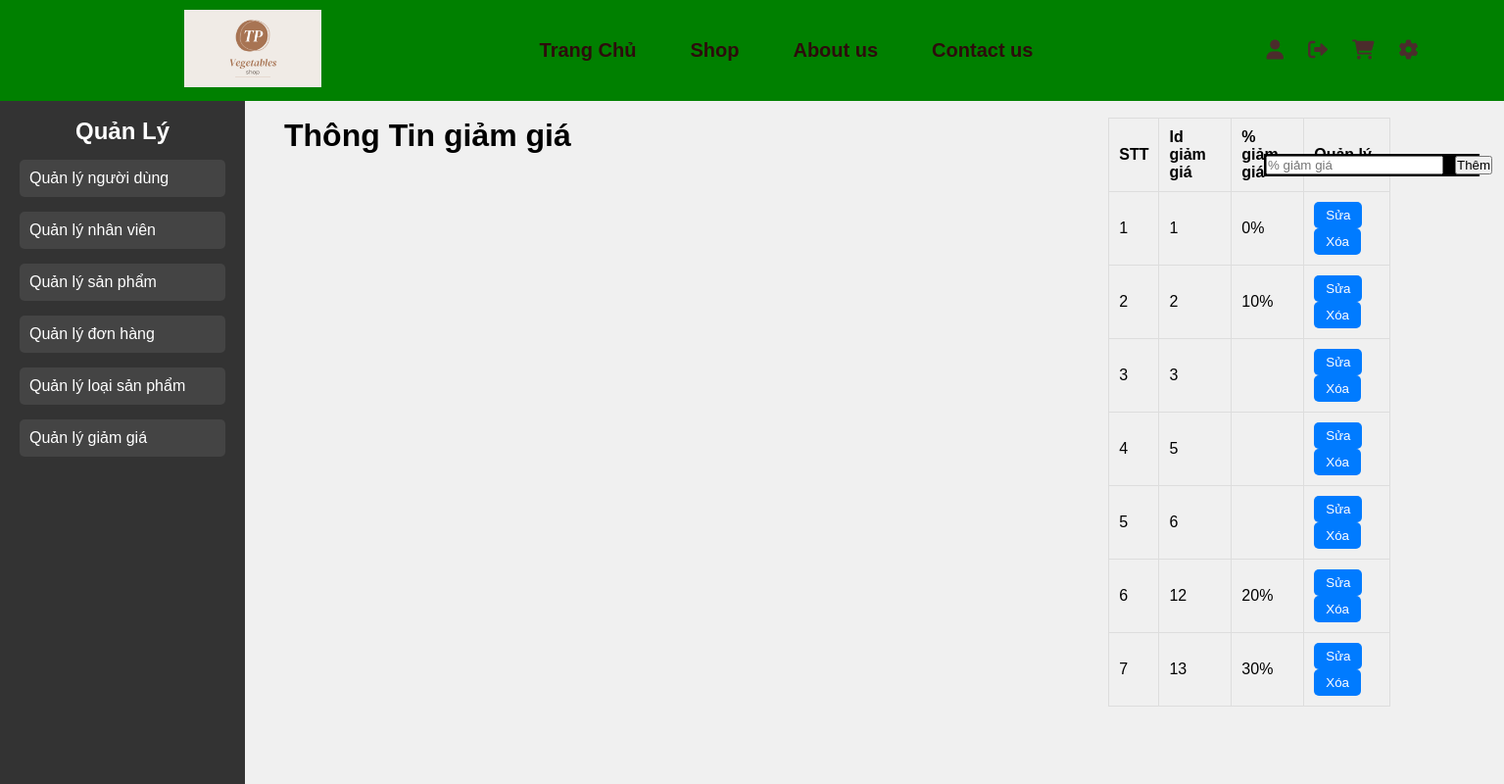
Screenshot of /Quanly/giamgia.php with the database file from the repository.
### tables this page shows
CREATE TABLE `saleoff` (
  `saleoff_id` int(5) NOT NULL,
  `sale_name` varchar(50) NOT NULL
);

### Quanly/giamgia.php (the view, shortened to what this page needs)
<?php
include '../Thanhgiaodien/header.php';
include '../database/connect.php';
$query = "SELECT * FROM saleoff";
$result = mysqli_query($conn, $query);
?>
<head>
    <link rel="stylesheet" href="../csspage/manage.css">
</head>
<body>
    <div class="container">
        <div class="sidebar">
            <h2>Quản Lý</h2>
            <ul>
                <li><a href="../Quanly/nguoidung.php">Quản lý người dùng</a></li>
                <li><a href="../Quanly/nhanvien.php">Quản lý nhân viên</a></li>
                <li><a href="../Quanly/sanpham.php">Quản lý sản phẩm</a></li>
                <li><a href="../Quanly/donhang.php">Quản lý đơn hàng</a></li>
                <li><a href="../Quanly/loaisp.php">Quản lý loại sản phẩm</a></li>
                <li><a href="../Quanly/giamgia.php">Quản lý giảm giá</a></li>
            </ul>
        </div>
        <div class="main-content">
            <div>
                <h1 class="h1">Thông Tin giảm giá</h1>
                <div class="form-wrapper">
                    <form id="form" action="" method="post">
                        <div class="ct">
                            <table>
                                <tr>
                                    <td><input required type="text" class="form-control" name="saleoff"
                                            placeholder="% giảm giá"></td>
                                    <td><button type="submit" name="add_saleoff">Thêm</button></td>
                                </tr>
                            </table>
                        </div>
                    </form>
                </div>
            </div>
            <div class="bang ">
                <table class="table">
                    <thead>
                        <tr>
                            <th>STT</th>
                            <th>Id giảm giá</th>
                            <th>% giảm giá</th>
                            <th>Quản lý</th>
                        </tr>
                    </thead>
                    <tbody>
                        <?php
                        $count = 1;
                        if (mysqli_num_rows($result) > 0) {
                            while ($row = mysqli_fetch_assoc($result)) { ?>
                                <tr>
                                    <td><?= $count++ ?></td>
                                    <td><?= $row['saleoff_id'] ?></td>
                                    <td><?= $row['sale_name'] ?></td>
                                    <td>
                                        <button class="btn">
                                            <a href="suagiamgia.php?id=<?= $row['saleoff_id'] ?>"
                                                style="text-decoration:none; color:inherit;">Sửa</a>
                                        </button>
                                        <button class="btn">
                                            <a onclick="return Delete('<?= $row['sale_name']; ?>')"
                                                href="xoagiamgia.php?id=<?= $row['saleoff_id']; ?>"
                                                style="text-decoration:none; color:inherit;">Xóa</a>
                                        </button>
                                    </td>
                                </tr>
                        <?php }
                        } else {
                            echo "<tr>
                    <td colspan='4'>Không có giảm giá nào</td>
                    </tr>";
                        } ?>
                    </tbody>
                </table>
            </div>
        </div>
    </div>
</body>
</html>

### csspage/header.css (style rules this page uses)
* { margin: 0; padding: 0; box-sizing: border-box; }
body { background-color: rgb(255, 255, 255); }

### csspage/manage.css (style rules this page uses)
body { position: relative; top: 30px; font-family: Arial, sans-serif; background-color: #f0f0f0; margin: 0; padding: 0; }
.container { display: flex; margin-top: 70px; }
.sidebar { width: 250px; background-color: #333; color: white; padding: 20px; height: 700px; position: fixed; top: 100px; left: 0; }
.sidebar h2 { color: white; text-align: center; }
.sidebar ul { list-style: none; padding: 0; }
.sidebar ul li { margin: 15px 0; }
.sidebar ul li a { color: white; text-decoration: none; display: block; padding: 10px; background-color: #444; border-radius: 5px; }
.main-content { margin-left: 270px; width: calc(100% - 270px); padding: 20px; display: flex; justify-content: space-between; align-items: flex-start; }
.table { width: 75%; border-collapse: collapse; }
.table th, .table td { border: 1px solid #ddd; padding: 10px; text-align: left; }
.table th { background-color: #f0f0f0; }
.btn { padding: 6px 12px; background-color: #007bff; color: white; border: none; border-radius: 5px; cursor: pointer; transition: background-color 0.3s ease; }

### Quanly/giamgia.php (style rules this page uses)
.form-wrapper { width: 220px; background-color: black; position: relative; left: 1000px; }
.ct { display: flex; align-items: center; }
.ct input.form-control { width: auto; margin-right: 10px; }
.ct button { margin-top: 0; }

### rows the page displays
saleoff: saleoff_id "1", sale_name "0%"
saleoff: saleoff_id "2", sale_name "10%"
saleoff: saleoff_id "3"
saleoff: saleoff_id "5"
saleoff: saleoff_id "6"
saleoff: saleoff_id "12", sale_name "20%"
saleoff: saleoff_id "13", sale_name "30%"
